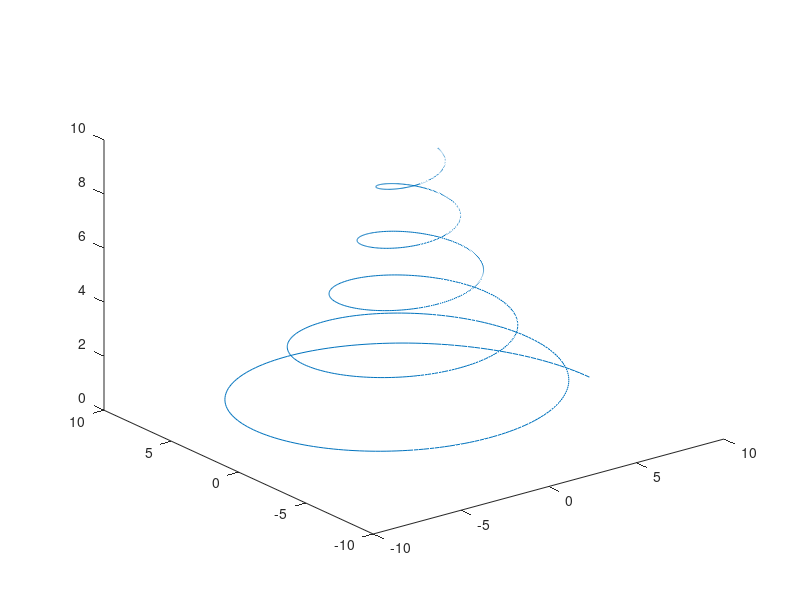

The MATLAB source for this figure:
%8.10


t = [0:0.01:10]; %time car

v  = 10*exp((-0.2 + 1i*pi)* t);%func

plot3(real(v), imag(v),t);
%plots the real values of v
%imag(v) helps to show the graphs in a 3d manner
%t is our time




